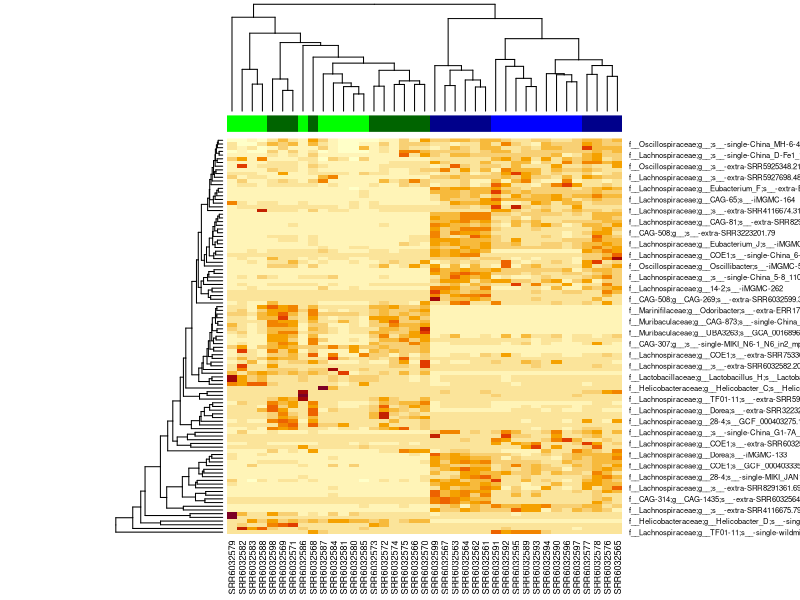
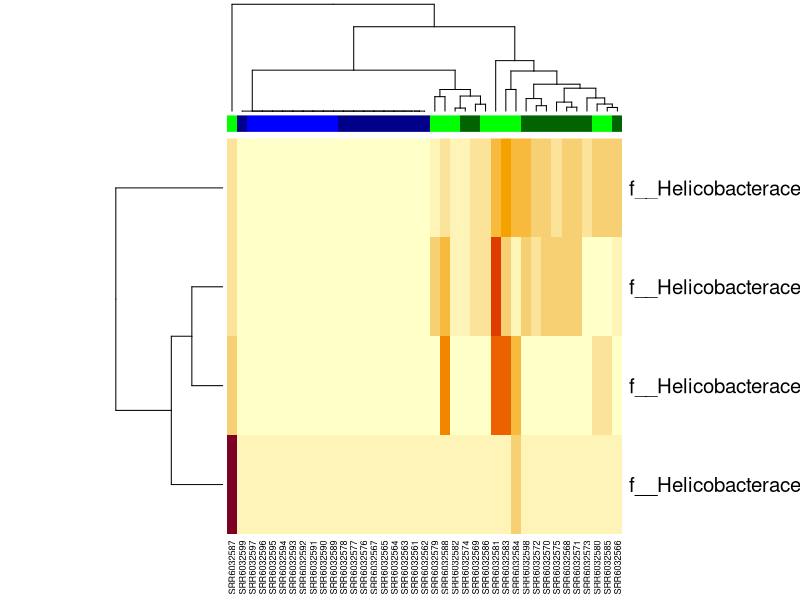

Write R code to recreate these figures, in order.
#!/usr/bin/env Rscript

# load data
my_abundances <- read.csv("abundances-PRJNA390686-withTaxonomy.txt" , header = TRUE , sep = "\t")
my_SampleMetaData <- read.csv("MetaDATA-PRJNA390686.txt" , header = TRUE , sep = "\t")

# transform to matrix
matrix_abundances <- as.matrix(my_abundances[,-1])
rownames(matrix_abundances)=my_abundances[,1]

# filter MAGs with zeros counts
matrix_abundances_no_zeros <- matrix_abundances[!rownames(matrix_abundances) %in% c("unmapped"), ]
matrix_abundances_no_zeros <- matrix_abundances_no_zeros[-(which(apply(matrix_abundances_no_zeros,1,function(x){all(x==0)})==T)),]

# filter low abundant MAGs (< 0.1%)
matrix_abundances_mean <- matrix_abundances_no_zeros[-(which(apply(matrix_abundances_no_zeros,1,function(x){mean(x)}<0.1))),]

# plot heatmap into pdf-file
pdf("headmap_abundances_mean.pdf",width = 12,height = 6,onefile=FALSE)
heatmap(matrix_abundances_mean , ColSideColors=as.vector(my_SampleMetaData$Color))
dev.off()

# selection of "Helicobacter"
matrix_abundances_Helico <- subset(matrix_abundances_no_zeros,grepl("Helicobacter",rownames(matrix_abundances_no_zeros)))

pdf("headmap_abundances_Helicobacter.pdf",width = 12,height = 6,onefile=FALSE )
heatmap(matrix_abundances_Helico , ColSideColors=as.vector(my_SampleMetaData$Color))
dev.off()

